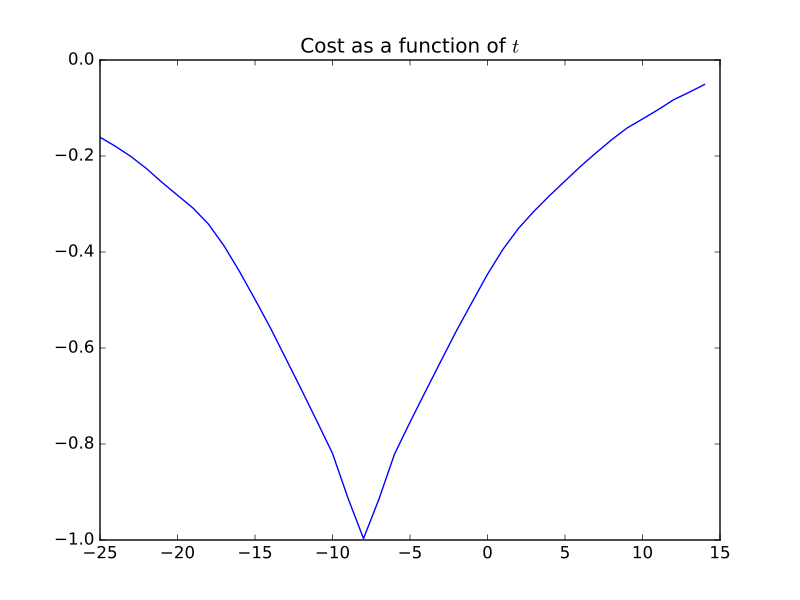

Reproduce this figure in Python.
plt.plot(translations, correl_mismatches)
# [...]
plt.title('Cost as a function of $t$')
# <...>
